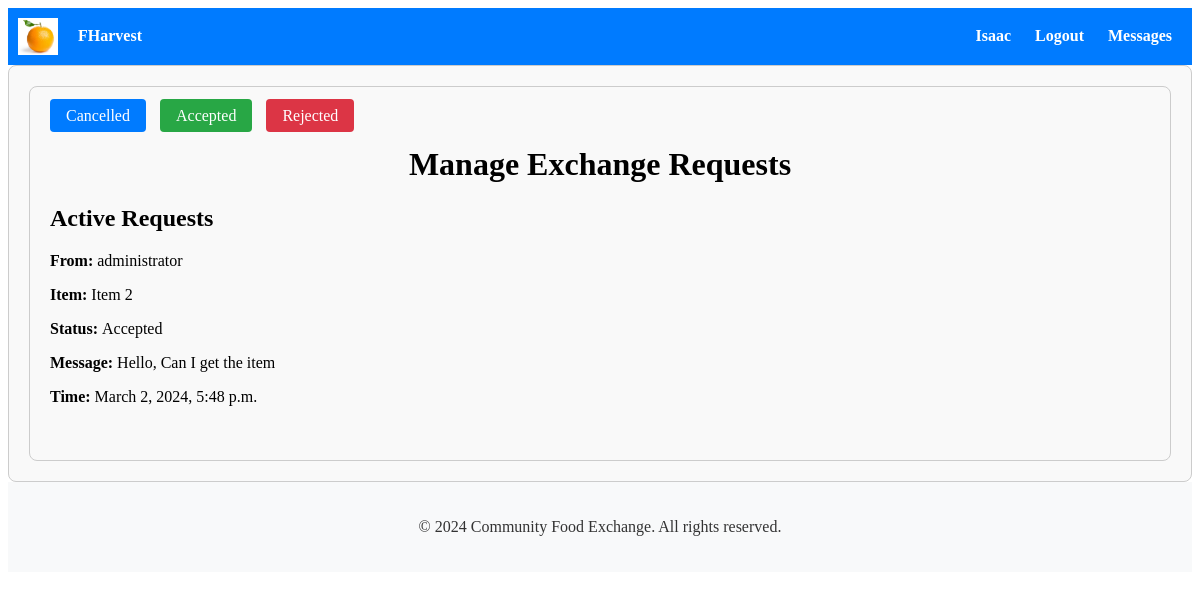
The app's page /exchange/10/manage_exchange_requests/ (signed in), older data.
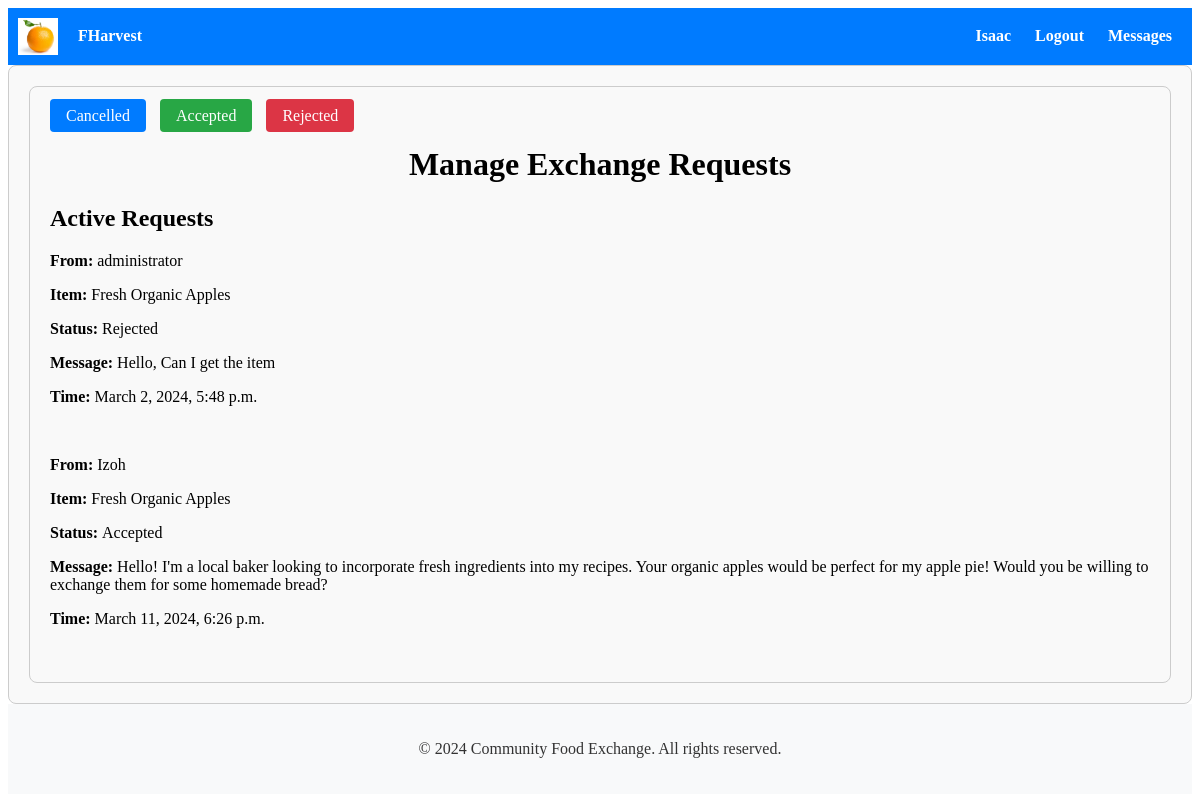
The same page, newer data.
### exchange/models.py (models this page shows, shortened)
class ExchangeRequest(models.Model):
    STATUS_CHOICES = [
        ('pending', 'Pending'),
        ('accepted', 'Accepted'),
        ('rejected', 'Rejected'),
        ('cancelled', 'Cancelled'),
    ]
    sender = models.ForeignKey(User, on_delete=models.CASCADE, related_name='exchange_sent_requests')
    receiver = models.ForeignKey(User, on_delete=models.CASCADE, related_name='exchange_received_requests')
    listing = models.ForeignKey(Listing, on_delete=models.CASCADE)
    message = models.TextField()
    status = models.CharField(max_length=20, choices=STATUS_CHOICES, default='pending')
    reason_for_cancellation = models.TextField(blank=True, null=True)
    created_at = models.DateTimeField(auto_now_add=True)

### listings/models.py (models this page shows, shortened)
class Listing(models.Model):
    user = models.ForeignKey(User, on_delete=models.CASCADE)
    item_name = models.CharField(max_length=100)
    description = models.TextField()
    quantity = models.CharField(max_length=100)  # Change to CharField
    expiration_date = models.DateField()
    preferred_exchange_method = models.CharField(max_length=200, help_text="Preferred exchange method")  # Add preferred exchange method
    created_at = models.DateTimeField(auto_now_add=True)
    image = CloudinaryField('image')

### exchange/views.py (the view, shortened to what this page needs)
# urls.py: path('<int:pk>/manage_exchange_requests/', manage_exchange_requests, name='manage_exchange_requests'),
@login_required
def manage_exchange_requests(request, pk):
    try:
        listing = Listing.objects.get(pk=pk)
    except Listing.DoesNotExist:
        return redirect('home')  # Or replace 'home' with the appropriate URL name
    exchange_requests = ExchangeRequest.objects.filter(listing=listing)
    is_owner = listing.user == request.user
    if not is_owner:
        return redirect('home')
    form = CancelExchangeRequestForm()  # Define the form outside the if block
    return render(request, 'exchange/manage_exchange_requests.html', {'listing': listing, 'exchange_requests': exchange_requests, 'form': form})

### exchange/templates/exchange/manage_exchange_requests.html (shortened to what this page needs)
{% extends 'accounts/base.html' %}
{% block content %}
<div class="container">
  <div class="row mb-3">
    <div class="col-md-12">
      <div class="btn-group" role="group">
        <a href="{% url 'cancelled_requests' %}" class="btn btn-secondary">Cancelled</a>
        <a href="{% url 'accepted_requests' %}" class="btn btn-success">Accepted</a>
        <a href="{% url 'rejected_requests' %}" class="btn btn-danger">Rejected</a>
      </div>
    </div>
  </div>
  <h1>Manage Exchange Requests</h1>
  <div class="row">
    <div class="col-md-12">
      <h2>Active Requests</h2>
      {% if exchange_requests %}
        <div class="exchange-requests">
          {% for request in exchange_requests %}
            {% if request.status != 'Cancelled' %}
              <div class="exchange-request">
                {% if request.sender == request.user %}
                  <p><strong>From: </strong>My Request</p>
                {% else %}
                  <p><strong>From: </strong>{{ request.sender.username }}</p>
                {% endif %}
                <p><strong>Item: </strong>{{ request.listing.item_name }}</p>
                <p><strong>Status: </strong>{{ request.status }}</p>
                <p><strong>Message: </strong>{{ request.message }}</p>
                <p><strong>Time: </strong>{{ request.created_at }}</p>
              </div>
            {% endif %}
          {% endfor %}
        </div>
      {% else %}
        <p>No active exchange requests yet.</p>
      {% endif %}
    </div>
  </div>
</div>
{% endblock %}

Row changes from the older to the newer data that the page shows:
changed ExchangeRequest "Hello, Can I get the item": listing.item_name "Item 2" → "Fresh Organic Apples"; status "Accepted" → "Rejected"
added ExchangeRequest: sender.username "Izoh", listing.item_name "Fresh Organic Apples", status "Accepted", message "Hello! I'm a local baker looking to incorporate fresh ingredients into my recipes. Your organic apples would be perfect for my apple pie! Would you be willing to exchange them for some homemade bread?", created_at "March 11, 2024, 6:26 p.m."
